Frame 1 (no input): blank canvas, image omitted
Frame 60 (the mouse pressed at the canvas centre just before this capture): blank canvas, image omitted
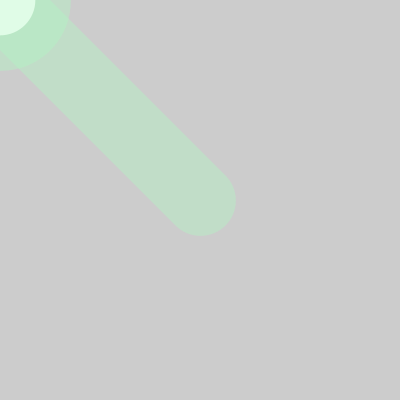
Frame 120 (the mouse held since frame 60 and released just before this capture)

The Processing sketch whose frames 1 and 60 were blank and that drew this single picture after the mouse press (run headless with seeded random() and noise(); from frame 60 on, the mouse is pressed at the canvas centre):

// Processing sketch: processing_9115
// ── processing_9115.pde

//variable, nombre entier (=int); int=integer/"nombre entier"
int compteur = 0;
float vitesseSouris=0;

void setup()
{
 size(400,400); 
}


void draw()
{
 vitesseSouris=dist(mouseX,mouseY,pmouseX,pmouseY)/4;

 //dessiner un carré sur tout l'écran (=fond) en blanc
  //background(255,255,255);
  
    strokeWeight(vitesseSouris);
    

    stroke(random(300),random(300),random(300),100);
    
  //contient la variable du dessin précédent
  line(pmouseX,pmouseY,mouseX,mouseY);
  
  ellipse(pmouseX,pmouseY,vitesseSouris,vitesseSouris);
  

}
void mousePressed()
{
 compteur=compteur+3; 
}
